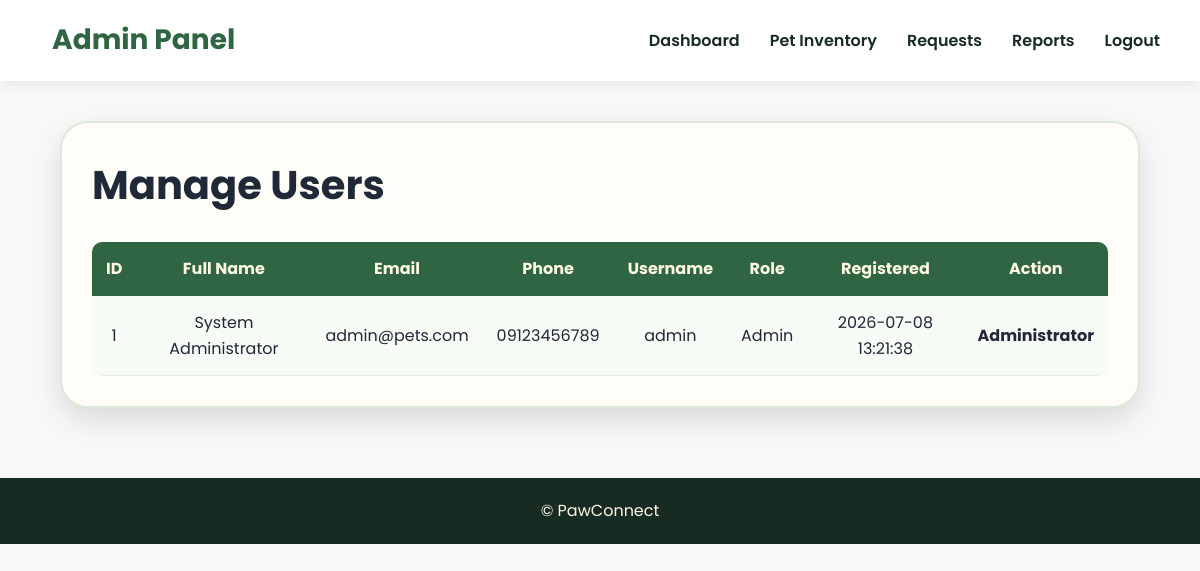
/admin/manage_users.php (signed in), run on the app's committed database.
### tables this page shows
CREATE TABLE users (
    user_id INT AUTO_INCREMENT PRIMARY KEY,
    fullname VARCHAR(100) NOT NULL,
    email VARCHAR(100) NOT NULL UNIQUE,
    phone VARCHAR(20),
    address TEXT,
    username VARCHAR(50) NOT NULL UNIQUE,
    password VARCHAR(255) NOT NULL,
    role ENUM('admin','user') DEFAULT 'user',
    created_at TIMESTAMP DEFAULT CURRENT_TIMESTAMP
);

### admin/manage_users.php (the view, shortened to what this page needs)
<?php
include("../database.php");
$result = mysqli_query($conn,"
SELECT *
FROM users
ORDER BY created_at DESC
");
?>
<!DOCTYPE html>
<html>
<head>
<link rel="stylesheet" href="../style.css">
</head>
<body>
<header>
<div class="navbar">
<div class="logo">
<h2>Admin Panel</h2>
</div>
<nav>
<a href="dashboard.php">Dashboard</a>
<a href="pet_inventory.php">Pet Inventory</a>
<a href="adoption_requests.php">Requests</a>
<a href="reports.php">Reports</a>
<a href="../logout.php">Logout</a>
</nav>
</header>
<div class="container">
<div class="card">
<h2>Manage Users</h2>
<br>
<table>
<tr>
<th>ID</th>
<th>Full Name</th>
<th>Email</th>
<th>Phone</th>
<th>Username</th>
<th>Role</th>
<th>Registered</th>
<th>Action</th>
</tr>
<?php
while($user=mysqli_fetch_assoc($result))
{
?>
<tr>
<td><?php echo $user['user_id']; ?></td>
<td><?php echo $user['fullname']; ?></td>
<td><?php echo $user['email']; ?></td>
<td><?php echo $user['phone']; ?></td>
<td><?php echo $user['username']; ?></td>
<td><?php echo ucfirst($user['role']); ?></td>
<td><?php echo $user['created_at']; ?></td>
<td>
<?php
if($user['role']=="admin")
{
    echo "<strong>Administrator</strong>";
}
elseif($user['user_id']==$_SESSION['user_id'])
{
    echo "<strong>Your Account</strong>";
}
?>
</td>
</tr>
<?php
}
?>
</table>
</div>
</div>
<footer>
<p>© PawConnect</p>
</footer>
</body>
</html>

### style.css (style rules this page uses)
* { margin:0; padding:0; box-sizing:border-box; font-family:'Poppins',sans-serif; }
html { scroll-behavior:smooth; }
body { background:#f7f8f7; color:#1f2937; line-height:1.6; }
a { text-decoration:none; }
header { width:100%; background:#ffffff; box-shadow:0 3px 12px rgba(0,0,0,.08); position:sticky; top:0; z-index:999; }
.navbar { max-width:1300px; margin:auto; display:flex; justify-content:space-between; align-items:center; padding:18px 40px; }
.logo { display:flex; align-items:center; gap:12px; }
.logo h2 { color:#2F6542; font-size:28px; font-weight:700; }
nav { display:flex; align-items:center; gap:30px; }
nav a { color:#172B23; font-weight:600; transition:.3s; }
h2 { font-size:40px; font-weight:700; }
.container { flex:1; width:90%; max-width:1200px; margin:auto; padding:40px 0; }
.card,.form-box,.pet-card,.type-card,.stat,table,input,select,textarea { background:#FFFDF8; }
.card,.form-box,.pet-card,.type-card,input,select,textarea { border:2px solid #DDE8D9; }
.card,.form-box { box-shadow:0 12px 28px rgba(0,0,0,.12); }
.card { padding:30px; margin-bottom:30px; border-radius:28px; }
footer { background:#172B23; color:white; }
table { width:100%; border-collapse:collapse; border-radius:20px; overflow:hidden; }
th { background:#2F6542; color:#FFF7E2; padding:14px; }
td { padding:14px; border-bottom:1px solid #e8e8e8; text-align:center; }
tr:nth-child(even) { background:#f7fbf5; }
.container { width:90%; max-width:1200px; margin:auto; padding:40px 0; }
.card,.form-box { background:#FFFDF8; border:2px solid #DDE8D9; border-radius:28px; box-shadow:0 12px 28px rgba(0,0,0,.12); }
.card { padding:30px; margin-bottom:30px; }
table { width:100%; border-collapse:collapse; background:#FFFDF8; border-radius:10px; overflow:hidden; }
tbody tr { transition:all .3s ease; }
th { background:#2F6542; color:#FFF7E2; padding:14px; transition:all .3s ease; }
td { padding:14px; text-align:center; transition:all .3s ease; }
footer { background:#172B23; color:#FFF7E2; text-align:center; padding:20px; }

### data on the page
users: user_id "1", fullname "System Administrator", email "admin@pets.com", phone "09123456789", username "admin", role "Admin", created_at "2026-07-08 13:21:38"
